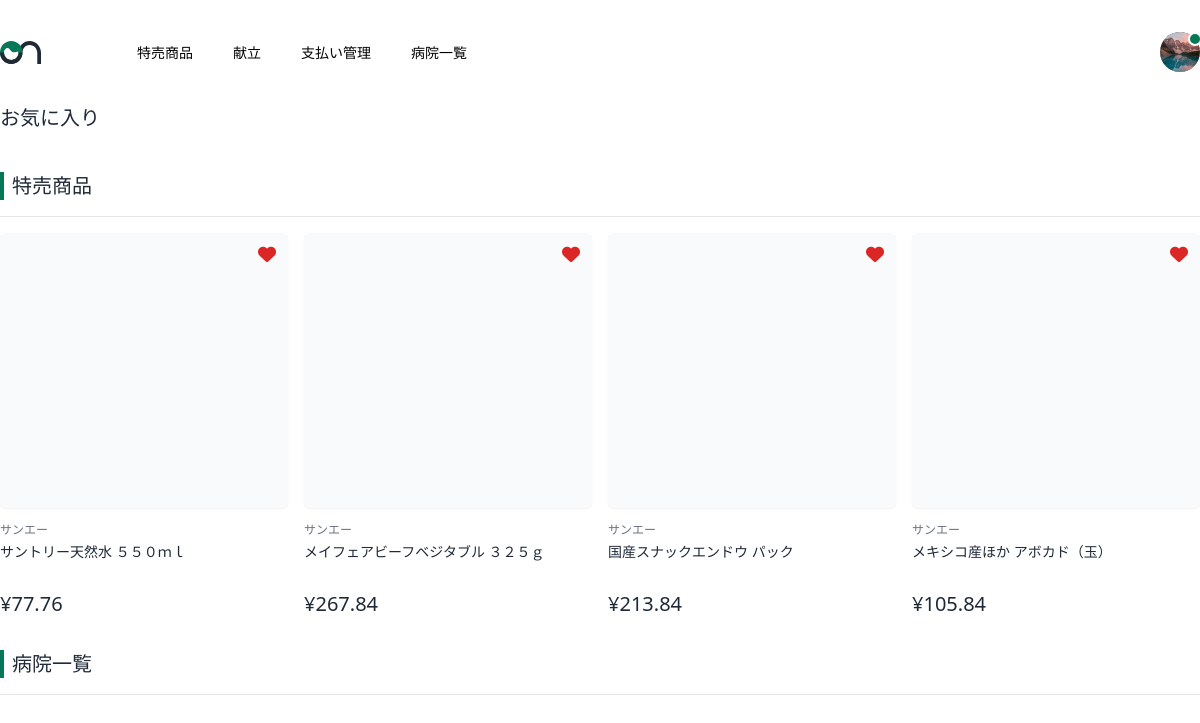
The app's page /accounts/favorite/ (signed in), older data.
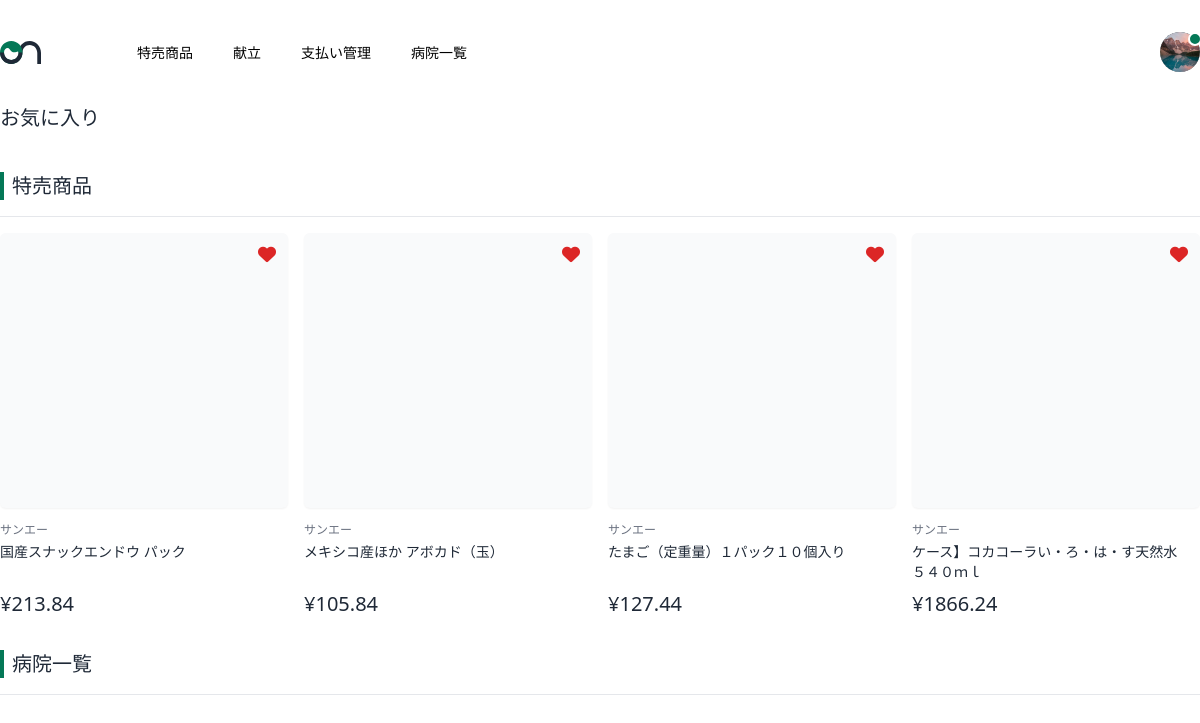
The same page, newer data.
### sale/models.py (models this page shows, shortened)
class SaleItem(models.Model):
  id = models.IntegerField(('商品ID'), primary_key=True)
  name = models.CharField(('商品名'), max_length=255)
  price = models.FloatField(('税込価格'), max_length=255)
  url = models.CharField(('url'), max_length=255)
  date = models.DateField(('取得日'),auto_now_add=True)
  shop = models.CharField(('店舗名'), max_length=255)
  class Meta:
    verbose_name = ('item')
    verbose_name_plural = ('items')

### accounts/views.py (the view)
# urls.py: path('favorite/', views.FavoriteView.as_view(), name='account_favorite'),
class FavoriteView(LoginRequiredMixin,View):
  def get(self, request, *args, **kwargs):
    user_data = CustomUser.objects.get(id=request.user.id)
    item_data = SaleItem.objects.all()
    favorite_list = []
    shop = []
    for data in item_data:
      favorite = data.salefavorite_set.filter(user=request.user)
      if favorite.exists():
        favorite_list.append(data)
    params = {
      'user_data': user_data,
      'favorite_list': favorite_list
    }
    return render(request, 'accounts/favorite.html', params)

### app/templates/accounts/favorite.html (shortened to what this page needs)
{% extends "app/base.html" %}
{% block content %}
<div class="mb-10">
  <p class="text-xl">お気に入り</p>
</div>
<div>
  <div>
    <p class="pl-3 relative text-xl border-b pb-4 mb-4 before:absolute before:w-1 before:h-7 before:left-0 before:top-0 before:bg-emerald-700">特売商品</p>
    <div class="grid grid-cols-4 gap-y-7 gap-x-4 mb-8">
      {% for item_data in favorite_list %}
        {% if forloop.counter <= 4 %}
          <div>
            <div
              class="relative h-[275px] mb-3.5 bg-gray-50 rounded-md flex justify-center place-items-center shadow-sm"
            >
              <div>
                <form action="{% url 'sale_favorite' %}" method="post">
                  {% if favorite_list %}
                  <button class="absolute right-3 top-2" type="button" id="ajax_sale_favorite" name="{{ item_data.id }}">
                    <i class="fa-solid fa-heart text-red-600 text-lg"></i>
                  </button>
                  {% else %}
                  <button class="absolute right-3 top-2" type="button" id="ajax_sale_favorite" name="{{ item_data.id }}">
                    <i class="fa-regular fa-heart text-lg"></i>
                  </button>
                  {% endif %}
                </form>
              </div>
            </div>
            <div class="mb-1">
              <p class="text-xs text-gray-500">{{ item_data.shop }}</p>
            </div>
            <div class="mb-2">
              <p class="w-[275px] text-sm leading-5 overflow-hidden h-10">
                {{ item_data.name }}
              </p>
            </div>
            <div class="flex items-center">
              <div>
                <p class="text-xl">¥{{ item_data.price }}</p>
              </div>
            </div>
          </div>
        {% endif %}
      {% endfor %}
    </div>
  </div>
  <div>
    <p class="pl-3 relative text-xl border-b pb-4 mb-4 before:absolute before:w-1 before:h-7 before:left-0 before:top-0 before:bg-emerald-700">病院一覧</p>
  </div>
</div>
{% endblock %}

Row changes from the older to the newer data that the page shows:
no longer on this page (row unchanged): SaleItem: shop "サンエー", name "サントリー天然水 ５５０ｍｌ", price "77.76"
no longer on this page (row unchanged): SaleItem: shop "サンエー", name "メイフェアビーフベジタブル ３２５ｇ", price "267.84"
now on this page (row unchanged): SaleItem: shop "サンエー", name "たまご（定重量）１パック１０個入り", price "127.44"
now on this page (row edited): SaleItem: shop "サンエー", name "ケース】コカコーラい・ろ・は・す天然水５４０ｍｌ", price "1866.24"
